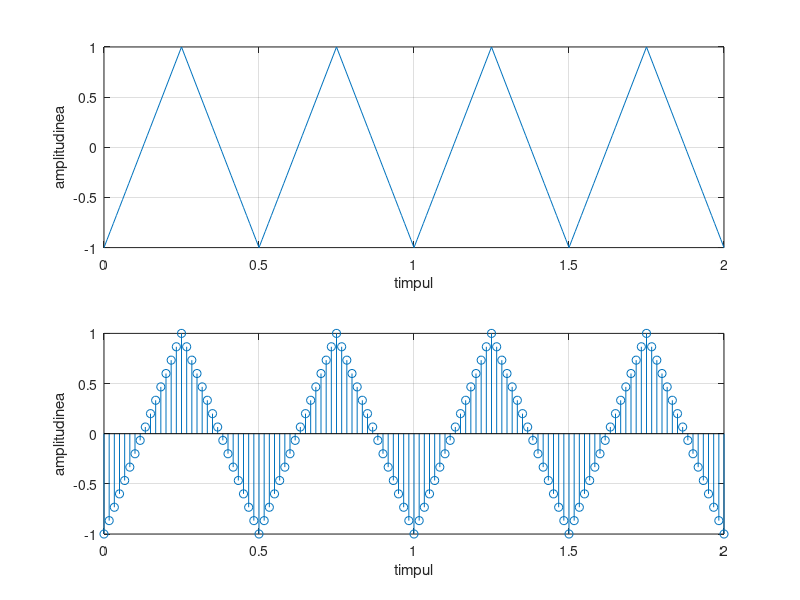

The MATLAB script that drew this image:
%Ex1.1
fs = 8000;
t = 0 : 1/fs : 1024/fs;
x = 0.5*sin (2*pi*50*t) + 0.2*sin (2*pi*230*t+ pi/3);
stem(t,x);

%Ex1.2
fs = 30;
T= 1/3;
t = 0 : T/fs : 2;
f = 1/T;
x = 3 * sin(2*pi*f*t+pi/2);
stem(t, x);

%Ex1.3
fs = 6000;
t = 0 : 1/fs : 0.05;
x = 10*sin (2*pi*100*t+ pi/2) + 20*sin (2*pi*50*t)- 40*sin(2*pi*150*t - pi/4);
stem(t,x);

%Ex1.4
fs1 = 4;
fs2 = 50;
t1 = 0 : 1/fs1 : 1;
t2 = 0 : 1/fs2 : 1;
x1 = 3 *sin (2*pi*5*t1);
x2 = 3 *sin (2*pi*5*t2);
subplot(2,1,1);
stem(t1,x1);
subplot(2,1,2);
stem(t2, x2);

%Ex1.5
t=0:0.01:2;
x=1*sawtooth(2*pi*2*t,1/2);
subplot(2,1,1)
plot(t,x);
grid;
xlabel('timpul');
ylabel('amplitudinea');
fs=4*15;
t=0:1/fs:2;
x=1*sawtooth(2*pi*2*t,1/2);
subplot(2,1,2)
stem(t,x);
grid;
xlabel('timpul');
ylabel('amplitudinea');



